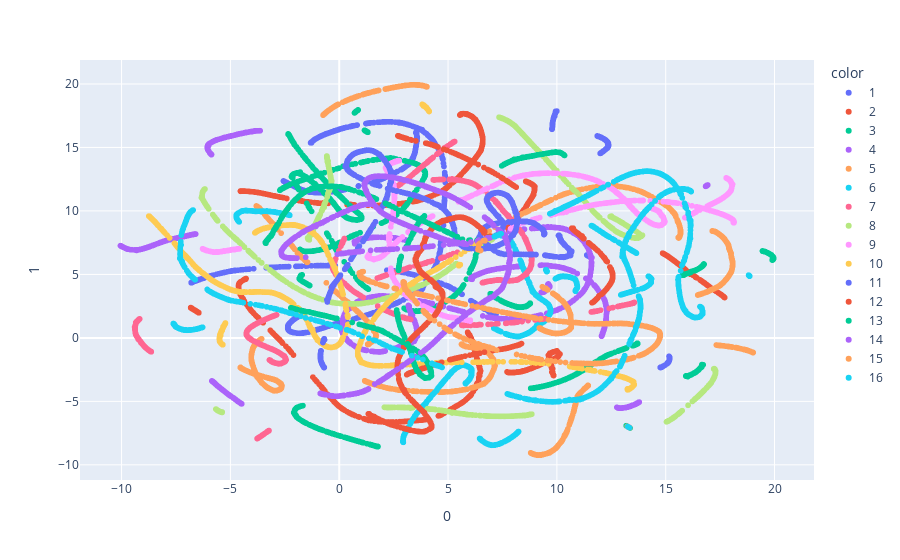

Notebook code cell kept with this figure:
### Code cell
#We finally create the umap embedding by stating the number of components,
umap_4d = UMAP(n_components=2, init='random', random_state=0)

#And we embed the data following the specifications above.
proj_4d = umap_4d.fit_transform(trainingWeights_flat)

#Finally, we can visualize the embeddings with the use of scatterplots
fig_2d1 = px.scatter(
    proj_4d, x=0, y=1,
    color=coloring
)

fig_2d1.show()

### Figure 1 — Plotly figure (JSON) as saved in the notebook; plotly's stock layout.template omitted (floating-point values rounded to 4 significant figures; data arrays with more than 128 entries replaced by an {"elided": "..."} marker saying what was removed)
{"data": [{"hovertemplate": "color=1<br>0=%{x}<br>1=%{y}<extra></extra>", "legendgroup": "1", "marker": {"color": "#636efa", "symbol": "circle"}, "mode": "markers", "name": "1", "showlegend": true, "type": "scattergl", "x": {"elided": "1200 float values"}, "xaxis": "x", "y": {"elided": "1200 float values"}, "yaxis": "y"}, {"hovertemplate": "color=2<br>0=%{x}<br>1=%{y}<extra></extra>", "legendgroup": "2", "marker": {"color": "#EF553B", "symbol": "circle"}, "mode": "markers", "name": "2", "showlegend": true, "type": "scattergl", "x": {"elided": "1200 float values"}, "xaxis": "x", "y": {"elided": "1200 float values"}, "yaxis": "y"}, {"hovertemplate": "color=3<br>0=%{x}<br>1=%{y}<extra></extra>", "legendgroup": "3", "marker": {"color": "#00cc96", "symbol": "circle"}, "mode": "markers", "name": "3", "showlegend": true, "type": "scattergl", "x": {"elided": "1200 float values"}, "xaxis": "x", "y": {"elided": "1200 float values"}, "yaxis": "y"}, {"hovertemplate": "color=4<br>0=%{x}<br>1=%{y}<extra></extra>", "legendgroup": "4", "marker": {"color": "#ab63fa", "symbol": "circle"}, "mode": "markers", "name": "4", "showlegend": true, "type": "scattergl", "x": {"elided": "1200 float values"}, "xaxis": "x", "y": {"elided": "1200 float values"}, "yaxis": "y"}, {"hovertemplate": "color=5<br>0=%{x}<br>1=%{y}<extra></extra>", "legendgroup": "5", "marker": {"color": "#FFA15A", "symbol": "circle"}, "mode": "markers", "name": "5", "showlegend": true, "type": "scattergl", "x": {"elided": "1200 float values"}, "xaxis": "x", "y": {"elided": "1200 float values"}, "yaxis": "y"}, {"hovertemplate": "color=6<br>0=%{x}<br>1=%{y}<extra></extra>", "legendgroup": "6", "marker": {"color": "#19d3f3", "symbol": "circle"}, "mode": "markers", "name": "6", "showlegend": true, "type": "scattergl", "x": {"elided": "1200 float values"}, "xaxis": "x", "y": {"elided": "1200 float values"}, "yaxis": "y"}, {"hovertemplate": "color=7<br>0=%{x}<br>1=%{y}<extra></extra>", "legendgroup": "7", "marker": {"color": "#FF6692", "symbol": "circle"}, "mode": "markers", "name": "7", "showlegend": true, "type": "scattergl", "x": {"elided": "1200 float values"}, "xaxis": "x", "y": {"elided": "1200 float values"}, "yaxis": "y"}, {"hovertemplate": "color=8<br>0=%{x}<br>1=%{y}<extra></extra>", "legendgroup": "8", "marker": {"color": "#B6E880", "symbol": "circle"}, "mode": "markers", "name": "8", "showlegend": true, "type": "scattergl", "x": {"elided": "1200 float values"}, "xaxis": "x", "y": {"elided": "1200 float values"}, "yaxis": "y"}, {"hovertemplate": "color=9<br>0=%{x}<br>1=%{y}<extra></extra>", "legendgroup": "9", "marker": {"color": "#FF97FF", "symbol": "circle"}, "mode": "markers", "name": "9", "showlegend": true, "type": "scattergl", "x": {"elided": "1200 float values"}, "xaxis": "x", "y": {"elided": "1200 float values"}, "yaxis": "y"}, {"hovertemplate": "color=10<br>0=%{x}<br>1=%{y}<extra></extra>", "legendgroup": "10", "marker": {"color": "#FECB52", "symbol": "circle"}, "mode": "markers", "name": "10", "showlegend": true, "type": "scattergl", "x": {"elided": "1200 float values"}, "xaxis": "x", "y": {"elided": "1200 float values"}, "yaxis": "y"}, {"hovertemplate": "color=11<br>0=%{x}<br>1=%{y}<extra></extra>", "legendgroup": "11", "marker": {"color": "#636efa", "symbol": "circle"}, "mode": "markers", "name": "11", "showlegend": true, "type": "scattergl", "x": {"elided": "1200 float values"}, "xaxis": "x", "y": {"elided": "1200 float values"}, "yaxis": "y"}, {"hovertemplate": "color=12<br>0=%{x}<br>1=%{y}<extra></extra>", "legendgroup": "12", "marker": {"color": "#EF553B", "symbol": "circle"}, "mode": "markers", "name": "12", "showlegend": true, "type": "scattergl", "x": {"elided": "1200 float values"}, "xaxis": "x", "y": {"elided": "1200 float values"}, "yaxis": "y"}, {"hovertemplate": "color=13<br>0=%{x}<br>1=%{y}<extra></extra>", "legendgroup": "13", "marker": {"color": "#00cc96", "symbol": "circle"}, "mode": "markers", "name": "13", "showlegend": true, "type": "scattergl", "x": {"elided": "1200 float values"}, "xaxis": "x", "y": {"elided": "1200 float values"}, "yaxis": "y"}, {"hovertemplate": "color=14<br>0=%{x}<br>1=%{y}<extra></extra>", "legendgroup": "14", "marker": {"color": "#ab63fa", "symbol": "circle"}, "mode": "markers", "name": "14", "showlegend": true, "type": "scattergl", "x": {"elided": "1200 float values"}, "xaxis": "x", "y": {"elided": "1200 float values"}, "yaxis": "y"}, {"hovertemplate": "color=15<br>0=%{x}<br>1=%{y}<extra></extra>", "legendgroup": "15", "marker": {"color": "#FFA15A", "symbol": "circle"}, "mode": "markers", "name": "15", "showlegend": true, "type": "scattergl", "x": {"elided": "1200 float values"}, "xaxis": "x", "y": {"elided": "1200 float values"}, "yaxis": "y"}, {"hovertemplate": "color=16<br>0=%{x}<br>1=%{y}<extra></extra>", "legendgroup": "16", "marker": {"color": "#19d3f3", "symbol": "circle"}, "mode": "markers", "name": "16", "showlegend": true, "type": "scattergl", "x": {"elided": "1200 float values"}, "xaxis": "x", "y": {"elided": "1200 float values"}, "yaxis": "y"}], "layout": {"autosize": true, "legend": {"title": {"text": "color"}, "tracegroupgap": 0}, "margin": {"t": 60}, "xaxis": {"anchor": "y", "autorange": true, "domain": [0, 1], "range": [-11.89, 21.79], "title": {"text": "0"}, "type": "linear"}, "yaxis": {"anchor": "x", "autorange": true, "domain": [0, 1], "range": [-11.5, 22.2], "title": {"text": "1"}, "type": "linear"}}}
